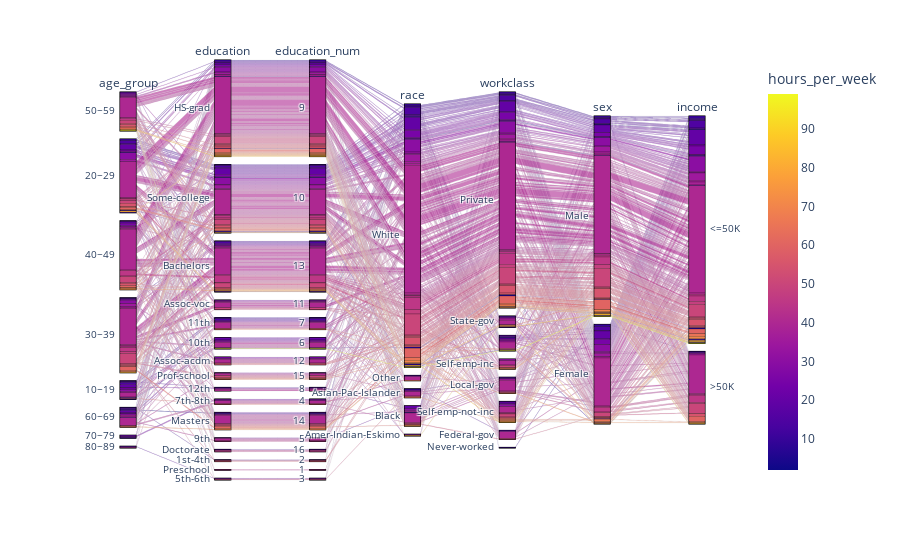

The code cell stored with this chart in its notebook:
### Code cell
fig = px.parallel_categories(
    df.sample(500),
    dimensions=[
        'age_group', 'education', 'education_num',
        'race', 'workclass', 'sex', 'income'
    ],
    color='hours_per_week',
)

fig.show()

### Figure 1 — Plotly figure (JSON) as saved in the notebook; plotly's stock layout.template omitted (floating-point values rounded to 4 significant figures; data arrays with more than 128 entries replaced by an {"elided": "..."} marker saying what was removed)
{"data": [{"dimensions": [{"label": "age_group", "values": {"elided": "500 str values"}}, {"label": "education", "values": {"elided": "500 str values"}}, {"label": "education_num", "values": {"elided": "500 int values"}}, {"label": "race", "values": {"elided": "500 str values"}}, {"label": "workclass", "values": {"elided": "500 str values"}}, {"label": "sex", "values": {"elided": "500 str values"}}, {"label": "income", "values": {"elided": "500 str values"}}], "domain": {"x": [0, 1], "y": [0, 1]}, "line": {"color": {"elided": "500 int values"}, "coloraxis": "coloraxis"}, "name": "", "type": "parcats"}], "layout": {"coloraxis": {"colorbar": {"title": {"text": "hours_per_week"}}, "colorscale": [[0, "#0d0887"], [0.1111, "#46039f"], [0.2222, "#7201a8"], [0.3333, "#9c179e"], [0.4444, "#bd3786"], [0.5556, "#d8576b"], [0.6667, "#ed7953"], [0.7778, "#fb9f3a"], [0.8889, "#fdca26"], [1, "#f0f921"]]}, "legend": {"tracegroupgap": 0}, "margin": {"t": 60}}}
